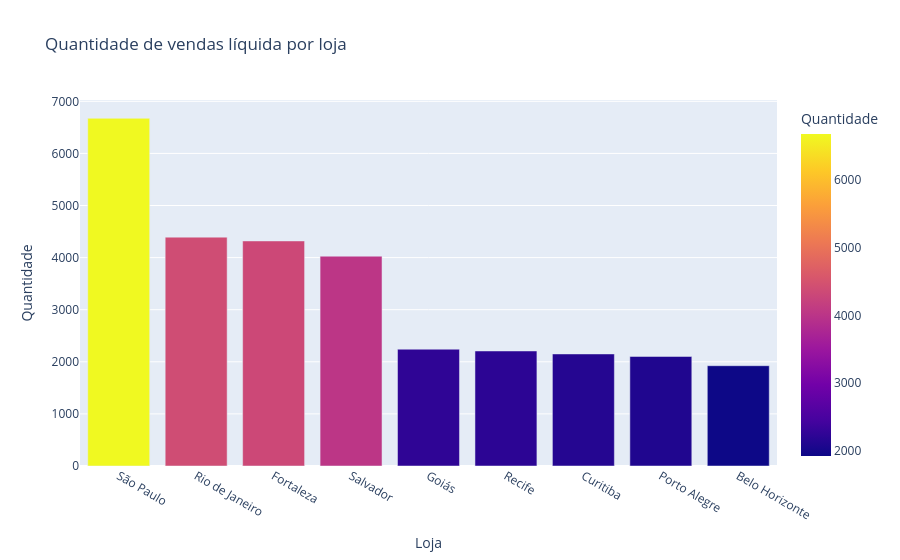

Source (notebook cell):
### Code cell
#Gráfico de barra
grafico2 = px.bar(quant_loja_v1.reset_index(), x='Loja', y='Quantidade', title='Quantidade de vendas líquida por loja', color='Quantidade')
grafico2.show()

### Figure 1 — Plotly figure (JSON) as saved in the notebook; plotly's stock layout.template omitted (floating-point values rounded to 4 significant figures)
{"data": [{"alignmentgroup": "True", "hovertemplate": "Loja=%{x}<br>Quantidade=%{marker.color}<extra></extra>", "legendgroup": "", "marker": {"color": [6674, 4393, 4320, 4027, 2242, 2208, 2151, 2103, 1925], "coloraxis": "coloraxis", "pattern": {"shape": ""}}, "name": "", "offsetgroup": "", "orientation": "v", "showlegend": false, "textposition": "auto", "type": "bar", "x": ["São Paulo", "Rio de Janeiro", "Fortaleza", "Salvador", "Goiás", "Recife", "Curitiba", "Porto Alegre", "Belo Horizonte"], "xaxis": "x", "y": [6674, 4393, 4320, 4027, 2242, 2208, 2151, 2103, 1925], "yaxis": "y"}], "layout": {"barmode": "relative", "coloraxis": {"colorbar": {"title": {"text": "Quantidade"}}, "colorscale": [[0, "#0d0887"], [0.1111, "#46039f"], [0.2222, "#7201a8"], [0.3333, "#9c179e"], [0.4444, "#bd3786"], [0.5556, "#d8576b"], [0.6667, "#ed7953"], [0.7778, "#fb9f3a"], [0.8889, "#fdca26"], [1, "#f0f921"]]}, "legend": {"tracegroupgap": 0}, "title": {"text": "Quantidade de vendas líquida por loja"}, "xaxis": {"anchor": "y", "domain": [0, 1], "title": {"text": "Loja"}}, "yaxis": {"anchor": "x", "domain": [0, 1], "title": {"text": "Quantidade"}}}}
